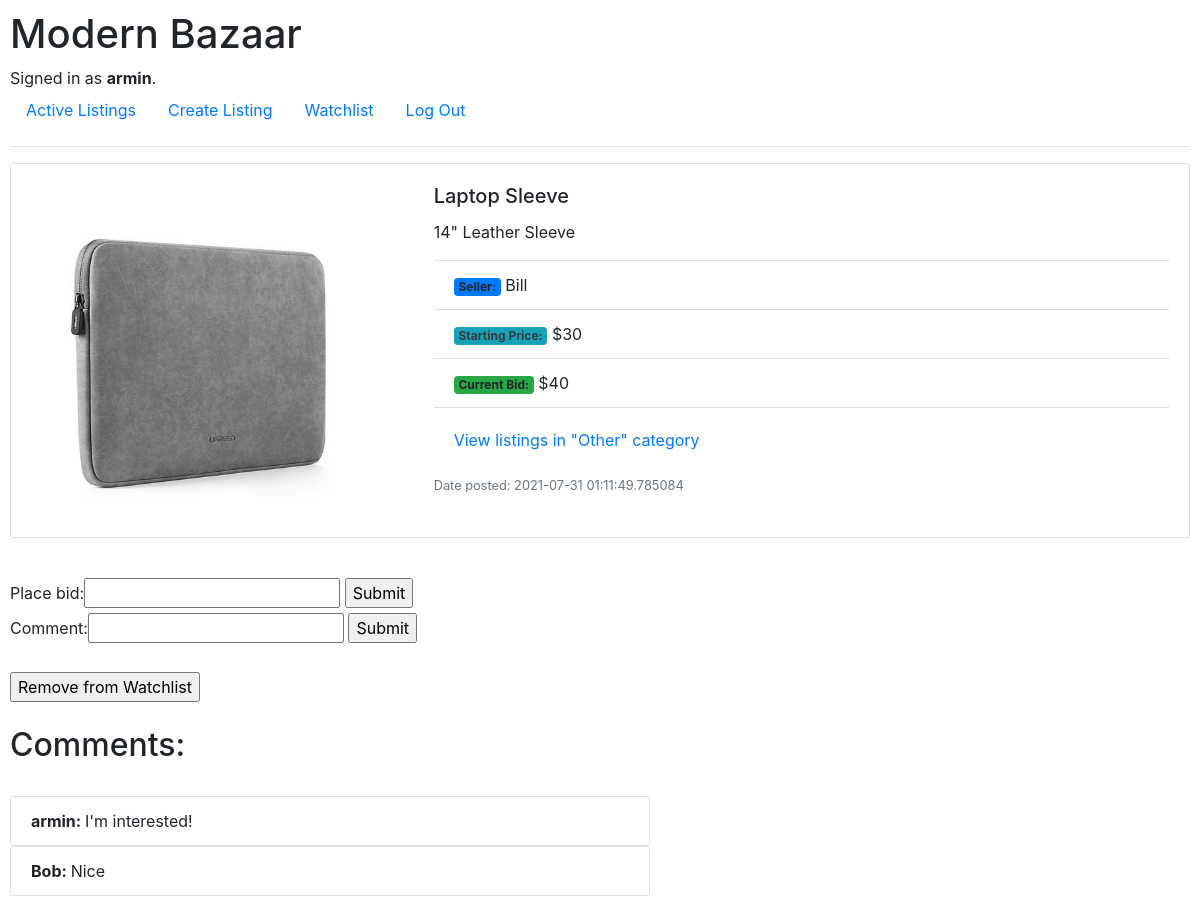
Page /12 (signed in) on the committed database.
### auctions/models.py (models this page shows, shortened)
class User(AbstractUser, models.Model):
    pass

class Listing(models.Model):
    seller = models.ForeignKey(User, on_delete=models.CASCADE, null=True)
    title = models.CharField(max_length=69)
    description = models.CharField(max_length=69)
    starting_price = models.IntegerField(null=True)
    current_bid = models.IntegerField(null=True, blank=True)
    category = models.CharField(max_length=69, null=True)
    active = models.BooleanField(default=True)
    datetime = models.CharField(max_length=69, null=True)
    img = models.ImageField(null=True, upload_to="images/")

class Comment(models.Model):
    commenter = models.ForeignKey(User, on_delete=models.CASCADE)
    item = models.ForeignKey(Listing, on_delete=models.CASCADE)
    comment = models.CharField(max_length=69)

### auctions/views.py (the view, shortened to what this page needs)
# urls.py: path("<int:listing_id>", views.listing, name="listing"),
def listing(request, listing_id):
    listing = Listing.objects.get(id=listing_id)
    bidder = User.objects.get(id= request.session['user'])
    watch_list = Watchlist.objects.filter(watcher= bidder, item= listing).exists()
    if Comment.objects.filter(item= listing).exists():
        comments = Comment.objects.filter(item= listing)
    else:
        comments = False
    return render(request, "auctions/listing.html", {
        "listing": listing,
        "bid_action": BidOnListing(),
        "comment_action": CommentOnListing(),
        "comments": comments,
        "bidder": bidder,
        "exists": Bid.objects.filter(item= listing).exists(),
        "bids": Bid.objects.filter(item= listing),
        "watchlist": watch_list
    })

### auctions/views.py
class BidOnListing(forms.Form):
    place_bid = forms.IntegerField(min_value=0, required=False)

class CommentOnListing(forms.Form):
    comment = forms.CharField(max_length=67, required=False)

### auctions/templates/auctions/listing.html (shortened to what this page needs)
{% extends "auctions/layout.html" %}
{% block body %}
  <div class="card mb-3" style="max-width: 1250px;">
    <div class="row g-0">
      <div class="col-md-4">
        {% if listing.img.url %}
            <img src="{{ listing.img.url }}" class="img-fluid rounded-start">
        {% endif %}
      </div>
      <div class="col-md-8">
        <div class="card-body">
          <h5 class="card-title">{{ listing.title }}</h5>
          <ul class="list-group list-group-flush">
            <p class="card-text">{{ listing.description }}</p>
            <li class="list-group-item"><span class="badge bg-primary">Seller:</span> {{ listing.seller }}</li>
            <li class="list-group-item"><span class="badge bg-info text-dark">Starting Price:</span> ${{ listing.starting_price }}</li>
            {% if listing.current_bid != None %}
                <li class="list-group-item"><span class="badge bg-success">Current Bid:</span> ${{ listing.current_bid }}</li>
            {% else %}
                <li class="list-group-item"><span class="badge bg-success">Current Bid:</span> No Bids.</li>
            {% endif %}
          </ul>
          <div class="card-body">
            <a href="{% url 'category' listing.category %}" class="card-link">View listings in "{{ listing.category }}" category</a>
          </div>
          <p class="card-text"><small class="text-muted">Date posted: {{ listing.datetime }}</small></p>
        </div>
      </div>
    </div>
  </div>
  <br>
    {% if listing.active %}
        {% if listing.seller != bidder %}
            <form action="{% url 'listing' listing.id %}" method="post">
                {{ bid_action }}
            <input type="submit" name="bid" >
            </form>
            <form action="{% url 'listing' listing.id %}" method="post">
                {{ comment_action }}
            <input type="submit" name="comment_action">
            </form>
            {% if watchlist == False %}
                <form action="{% url 'listing' listing.id %}" method="post">
                    {% csrf_token %}
                    <br>
                    <input type="submit" value="Add to Watchlist" name="watchlist">
                </form>
            {% else %}
                <form action="{% url 'listing' listing.id %}" method="post">
                    <br>
                    <input type="submit" value="Remove from Watchlist" name="remove-watchlist">
                </form>
            {% endif %}
        {% else %}
            <form action="{% url 'listing' listing.id %}" method="post">
                {% csrf_token %}
                <br>
                <input type="submit" value="Close Auction" name= "close">
            </form>
        {% endif %}
    {% endif %}
    <div>
        {% if comments != False %}
        <br>
        <h2>Comments:</h2>
        <br>
            {% for comment in comments %}
            <div class="card" style="width: 40rem;">
                <ul class="list-group list-group-flush">
                  <li class="list-group-item"><b>{{ comment.commenter }}: </b>{{ comment.comment }}</li>
                </ul>
            </div>
            {% endfor %}
        {% endif %}
    </div>
{% endblock %}

### auctions/templates/auctions/layout.html (shortened to what this page needs)
{% load static %}
<!DOCTYPE html>
<html lang="en">
    <head>
        <link rel="stylesheet" href="https://stackpath.bootstrapcdn.com/bootstrap/4.4.1/css/bootstrap.min.css">
        <link href="{% static 'auctions/styles.css' %}" rel="stylesheet">
    </head>
    <body>
        <h1>Modern Bazaar</h1>
        <div>
            {% if user.is_authenticated %}
                Signed in as <strong>{{ user.username }}</strong>.
            {% else %}
                Not signed in.
            {% endif %}
        </div>
        <ul class="nav">
            <li class="nav-item">
                <a class="nav-link" href="{% url 'index' %}">Active Listings</a>
            </li>
            {% if user.is_authenticated %}
                <li class="nav-item">
                    <a class="nav-link" href="{% url 'create' %}">Create Listing</a>
                </li>
                <li class="nav-item">
                    <a class="nav-link" href="{% url 'watchlist' %}">Watchlist</a>
                </li>
                <li class="nav-item">
                    <a class="nav-link" href="{% url 'logout' %}">Log Out</a>
                </li>
            {% endif %}
        </ul>
        <hr>
        {% block body %}
        {% endblock %}
    </body>
</html>

### auctions/static/auctions/styles.css (style rules this page uses)
body { padding: 10px; }

### rows in the picture
User: username "armin"
Listing: img (picture), title "Laptop Sleeve", description "14\" Leather Sleeve", seller "Bill", starting_price "30", current_bid "40", category "Other", datetime "2021-07-31 01:11:49.785084"
Comment: commenter "armin", comment "I'm interested!"
Comment: commenter "Bob", comment "Nice"
